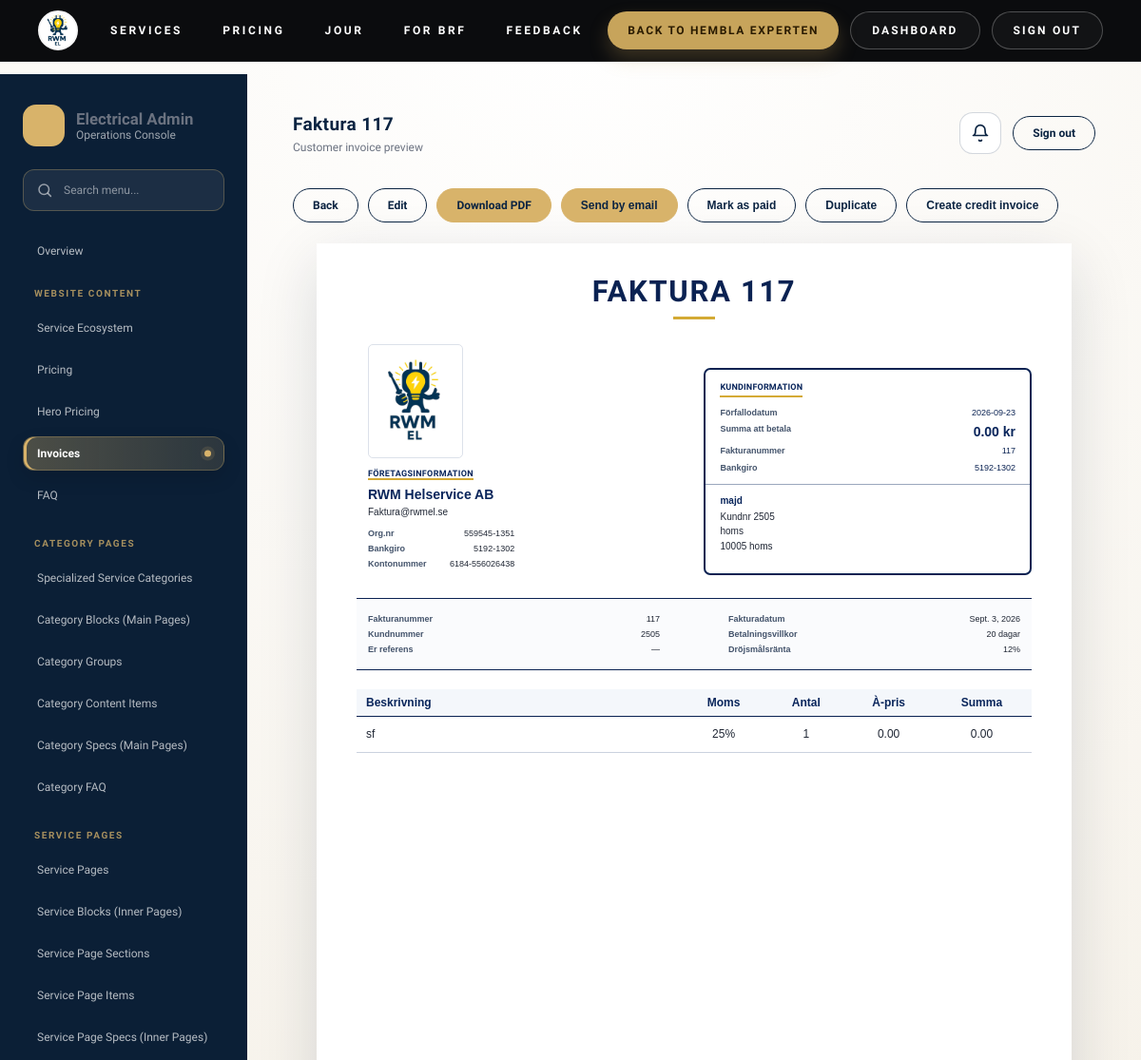
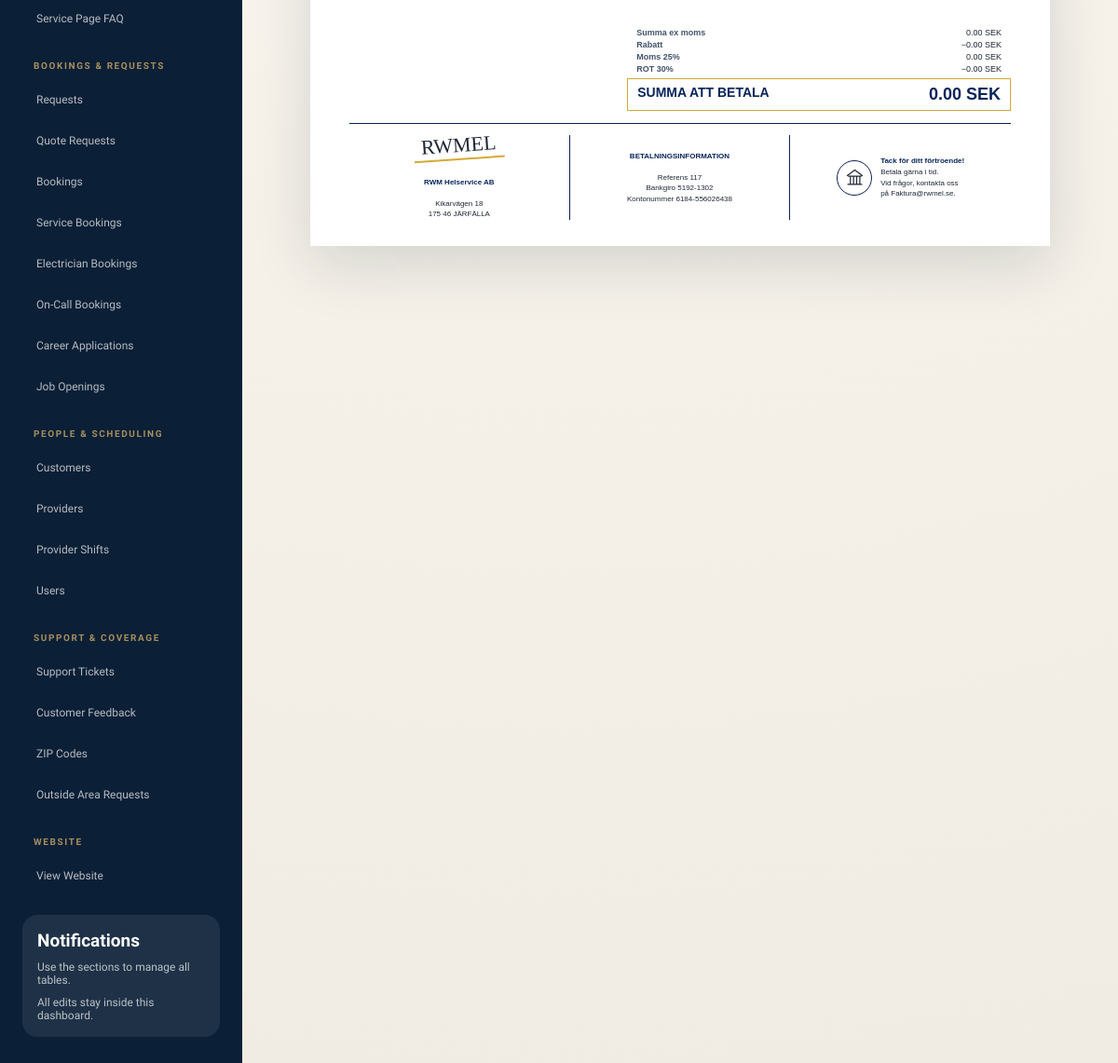
Screenshot of /dashboard/invoices/18/ (signed in) with the database file from the repository (2 pictures, top to bottom).
### electricity/models.py (models this page shows, shortened)
class Invoice(models.Model):
    class InvoiceType(models.TextChoices):
        STANDARD = "standard", "Standard invoice"
        ROT = "rot", "ROT invoice"
        MATERIAL = "material", "Material invoice"
        LABOUR = "labour", "Labour invoice"
        PART = "part", "Part invoice"
        CREDIT = "credit", "Credit invoice"
    class Status(models.TextChoices):
        DRAFT = "draft", "Draft"
        READY = "ready", "Ready to send"
        SENT = "sent", "Sent"
        VIEWED = "viewed", "Viewed"
        PARTIALLY_PAID = "partially_paid", "Partially paid"
        PAID = "paid", "Paid"
        OVERDUE = "overdue", "Overdue"
        CANCELLED = "cancelled", "Cancelled"
        CREDITED = "credited", "Credited"
    customer = models.ForeignKey(CustomerProfile, on_delete=models.PROTECT, related_name="invoices")
    recipient_email = models.EmailField(blank=True)
    invoice_number = models.PositiveIntegerField(unique=True, null=True, blank=True)
    title = models.CharField(max_length=160, default="Faktura")
    invoice_date = models.DateField(default=timezone.localdate)
    due_date = models.DateField(null=True, blank=True)
    payment_terms_days = models.PositiveSmallIntegerField(default=20)
    invoice_type = models.CharField(max_length=20, choices=InvoiceType.choices, default=InvoiceType.STANDARD)
    part_number = models.PositiveSmallIntegerField(null=True, blank=True)
    part_total = models.PositiveSmallIntegerField(null=True, blank=True)
    status = models.CharField(max_length=20, choices=Status.choices, default=Status.DRAFT)
    reference = models.CharField(max_length=120, blank=True)
    work_address = models.CharField(max_length=240, blank=True)
    currency = models.CharField(max_length=10, default="SEK")
    discount_type = models.CharField(
        max_length=12, choices=(("none", "None"), ("fixed", "Fixed amount"), ("percent", "Percentage")), default="none"
    )
    discount_value = models.DecimalField(max_digits=12, decimal_places=2, default=0)
    rot_enabled = models.BooleanField(default=False)
    rot_percent = models.DecimalField(max_digits=5, decimal_places=2, default=30)
    rot_personal_number = models.CharField(max_length=40, blank=True)
    rot_property_designation = models.CharField(max_length=120, blank=True)
    rot_brf_org_number = models.CharField(max_length=40, blank=True)
    rot_apartment_number = models.CharField(max_length=40, blank=True)
    customer_message = models.TextField(blank=True)
    payment_instructions = models.TextField(blank=True, default="Pay to Bankgiro 5192-1302 and state the invoice number.")
    internal_notes = models.TextField(blank=True)
    additional_terms = models.TextField(blank=True)
    rounding = models.DecimalField(max_digits=8, decimal_places=2, default=0)
    amount_paid = models.DecimalField(max_digits=12, decimal_places=2, default=0)
    subtotal_ex_vat = models.DecimalField(max_digits=12, decimal_places=2, default=0)
    discount_total = models.DecimalField(max_digits=12, decimal_places=2, default=0)
    vat_total = models.DecimalField(max_digits=12, decimal_places=2, default=0)
    rot_total = models.DecimalField(max_digits=12, decimal_places=2, default=0)
    total_inc_vat = models.DecimalField(max_digits=12, decimal_places=2, default=0)
    amount_due = models.DecimalField(max_digits=12, decimal_places=2, default=0)
    consultation_booking = models.OneToOneField(
        "ConsultationBooking", null=True, blank=True, on_delete=models.SET_NULL, related_name="invoice"
    )
    service_booking = models.OneToOneField(
        "ServiceBooking", null=True, blank=True, on_delete=models.SET_NULL, related_name="invoice"
    )
    electrician_booking = models.OneToOneField(
        "ElectricianBooking", null=True, blank=True, on_delete=models.SET_NULL, related_name="invoice"
    )
    on_call_booking = models.OneToOneField(
        "OnCallBooking", null=True, blank=True, on_delete=models.SET_NULL, related_name="invoice"
    )
    sent_at = models.DateTimeField(null=True, blank=True)
    created_at = models.DateTimeField(auto_now_add=True)
    updated_at = models.DateTimeField(auto_now=True)
    class Meta:
        ordering = ["-invoice_number"]
    @property
    def invoice_total(self):
        return self.total_inc_vat - self.rot_total + self.rounding
    def recalculate(self, save=True):
        from decimal import Decimal, ROUND_HALF_UP
        rows = list(self.lines.all())
        subtotal = sum((row.total_ex_vat for row in rows), Decimal("0"))
        row_discounts = sum((row.discount_amount for row in rows), Decimal("0"))
        invoice_discount = Decimal("0")
        base_after_rows = subtotal - row_discounts
        if self.discount_type == "fixed":
            invoice_discount = min(self.discount_value, base_after_rows)
        elif self.discount_type == "percent":
            invoice_discount = base_after_rows * self.discount_value / Decimal("100")
        ratio = (base_after_rows - invoice_discount) / base_after_rows if base_after_rows else Decimal("1")
        vat = sum(((row.total_ex_vat - row.discount_amount) * ratio * row.vat_percent / Decimal("100") for row in rows), Decimal("0"))
        total_inc = base_after_rows - invoice_discount + vat
        rot_eligible_inc = sum(
            ((row.total_ex_vat - row.discount_amount) * ratio * (Decimal("1") + row.vat_percent / Decimal("100"))
             for row in rows if row.category == InvoiceLine.Category.LABOUR and row.rot_eligible),
            Decimal("0"),
        )
        rot = rot_eligible_inc * self.rot_percent / Decimal("100") if self.rot_enabled else Decimal("0")
        q = Decimal("0.01")
        self.subtotal_ex_vat = subtotal.quantize(q, ROUND_HALF_UP)
        self.discount_total = (row_discounts + invoice_discount).quantize(q, ROUND_HALF_UP)
        self.vat_total = vat.quantize(q, ROUND_HALF_UP)
        self.total_inc_vat = total_inc.quantize(q, ROUND_HALF_UP)
        self.rot_total = rot.quantize(q, ROUND_HALF_UP)
        self.amount_due = (self.invoice_total - self.amount_paid).quantize(q, ROUND_HALF_UP)
        if save:
            super().save(update_fields=[
                "subtotal_ex_vat", "discount_total", "vat_total", "total_inc_vat",
                "rot_total", "amount_due", "updated_at"
            ])

class CustomerProfile(models.Model):
    class AccountType(models.TextChoices):
        PRIVATE = "private", "Private"
        BUSINESS = "business", "Business"
    user = models.OneToOneField(
        "auth.User", on_delete=models.SET_NULL, related_name="customer_profile", null=True, blank=True
    )
    customer_number = models.PositiveIntegerField(unique=True, null=True, blank=True)
    account_type = models.CharField(max_length=20, choices=AccountType.choices, default=AccountType.PRIVATE)
    full_name = models.CharField(max_length=160)
    email = models.EmailField(blank=True)
    phone = models.CharField(max_length=40, blank=True)
    street_address = models.CharField(max_length=200, blank=True)
    city = models.CharField(max_length=80, blank=True)
    postal_code = models.CharField(max_length=20, blank=True)
    country = models.CharField(max_length=60, default="Germany")
    property_type = models.CharField(max_length=40, blank=True)
    property_designation = models.CharField(max_length=120, blank=True)
    interests = models.JSONField(default=list, blank=True)
    personal_id = models.CharField(max_length=40, blank=True)
    company_name = models.CharField(max_length=160, blank=True)
    organization_number = models.CharField(max_length=40, blank=True)
    company_address = models.CharField(max_length=220, blank=True)
    accepted_terms = models.BooleanField(default=False)
    accepted_privacy = models.BooleanField(default=False)
    marketing_opt_in = models.BooleanField(default=False)
    created_at = models.DateTimeField(auto_now_add=True)
    class Meta:
        ordering = ["-created_at"]

class InvoiceLine(models.Model):
    class Category(models.TextChoices):
        LABOUR = "labour", "Labour"
        MATERIAL = "material", "Material"
        TRANSPORT = "transport", "Transport"
        OTHER = "other", "Other"
    invoice = models.ForeignKey(Invoice, on_delete=models.CASCADE, related_name="lines")
    category = models.CharField(max_length=20, choices=Category.choices, default=Category.LABOUR)
    description = models.TextField()
    quantity = models.DecimalField(max_digits=10, decimal_places=2, default=1)
    unit = models.CharField(max_length=30, default="fixed price")
    unit_price_ex_vat = models.DecimalField(max_digits=12, decimal_places=2, default=0)
    discount_type = models.CharField(
        max_length=12, choices=(("none", "None"), ("fixed", "Fixed amount"), ("percent", "Percentage")), default="none"
    )
    discount_value = models.DecimalField(max_digits=12, decimal_places=2, default=0)
    vat_percent = models.DecimalField(max_digits=5, decimal_places=2, default=25)
    rot_eligible = models.BooleanField(default=False)
    order = models.PositiveIntegerField(default=0)
    class Meta:
        ordering = ["order", "id"]
    @property
    def total_ex_vat(self):
        return self.quantity * self.unit_price_ex_vat
    @property
    def discount_amount(self):
        if self.discount_type == "fixed":
            return min(self.discount_value, self.total_ex_vat)
        if self.discount_type == "percent":
            return self.total_ex_vat * self.discount_value / Decimal("100")
        return Decimal("0")

### electricity/views.py (the view)
# urls.py: path("dashboard/invoices/<int:pk>/", views.dashboard_invoice_detail, name="dashboard_invoice_detail"),
@login_required
def dashboard_invoice_detail(request, pk):
    guard = _dashboard_access_or_redirect(request)
    if guard:
        return guard
    invoice = get_object_or_404(Invoice.objects.select_related("customer").prefetch_related("lines"), pk=pk)
    invoice.recalculate()
    return render(request, "electricity/invoice/detail.html", {"invoice": invoice})

### electricity/templates/electricity/invoice/detail.html (shortened to what this page needs)
{% extends "electricity/dashboard/base.html" %}
{% load static %}
{% block extra_head %}<link rel="stylesheet" href="{% static 'electricity/css/invoice.css' %}">{% endblock %}
{% block page_title %}{{ invoice.title }} {{ invoice.invoice_number }}{% endblock %}
{% block page_subtitle %}Customer invoice preview{% endblock %}
{% block content %}
<div class="invoice-toolbar">
  <a class="dash-btn ghost" href="{% url 'electricity:dashboard_invoices' %}">Back</a>
  <a class="dash-btn ghost" href="{% url 'electricity:dashboard_invoice_edit' invoice.pk %}">Edit</a>
  <a class="dash-btn primary" href="{% url 'electricity:dashboard_invoice_pdf' invoice.pk %}">Download PDF</a>
  <form method="post" action="{% url 'electricity:dashboard_invoice_send' invoice.pk %}">{% csrf_token %}<button class="dash-btn primary" type="submit">Send by email</button></form>
  {% if invoice.status != "paid" %}<form method="post" action="{% url 'electricity:dashboard_invoice_paid' invoice.pk %}">{% csrf_token %}<button class="dash-btn ghost" type="submit">Mark as paid</button></form>{% endif %}
  <form method="post" action="{% url 'electricity:dashboard_invoice_duplicate' invoice.pk %}">{% csrf_token %}<button class="dash-btn ghost" type="submit">Duplicate</button></form>
  {% if invoice.invoice_type != "credit" %}<form method="post" action="{% url 'electricity:dashboard_invoice_credit' invoice.pk %}">{% csrf_token %}<button class="dash-btn ghost" type="submit">Create credit invoice</button></form>{% endif %}
</div>
<article class="invoice-paper">
  <header class="invoice-paper-title">
    <h1>{{ invoice.title|upper }} {{ invoice.invoice_number }}</h1>
    <i></i>
  </header>
  <div class="invoice-party-grid">
    <section class="invoice-company">
      <img src="{% static 'electricity/img/electricity_logo.jpg' %}" alt="RWM EL">
      <h3>FÖRETAGSINFORMATION</h3>
      <strong>RWM Helservice AB</strong>
      <span>Faktura@rwmel.se</span>
      <dl><dt>Org.nr</dt><dd>559545-1351</dd><dt>Bankgiro</dt><dd>5192-1302</dd><dt>Kontonummer</dt><dd>6184-556026438</dd></dl>
    </section>
    <section class="invoice-customer-box">
      <h3>KUNDINFORMATION</h3>
      <dl class="invoice-customer-facts">
        <dt>Förfallodatum</dt><dd>{{ invoice.due_date|date:"Y-m-d" }}</dd>
        <dt>{% if invoice.status == "paid" %}Fakturabelopp{% else %}Summa att betala{% endif %}</dt><dd class="invoice-customer-amount"><strong>{{ invoice.invoice_total|floatformat:2 }} {% if invoice.currency == "SEK" %}kr{% else %}{{ invoice.currency }}{% endif %}</strong></dd>
        <dt>Fakturanummer</dt><dd>{{ invoice.invoice_number }}</dd>
        <dt>Bankgiro</dt><dd>5192-1302</dd>
      </dl>
      <div class="invoice-address">
        <strong>{{ invoice.customer.full_name }}</strong>
        <span>Kundnr {{ invoice.customer.customer_number }}</span>
        <span>{{ invoice.customer.street_address }}</span>
        <span>{{ invoice.customer.postal_code }} {{ invoice.customer.city }}</span>
      </div>
    </section>
  </div>
  <div class="invoice-meta-grid">
    <dl><dt>Fakturanummer</dt><dd>{{ invoice.invoice_number }}</dd><dt>Kundnummer</dt><dd>{{ invoice.customer.customer_number }}</dd><dt>Er referens</dt><dd>{{ invoice.reference|default:"—" }}</dd></dl>
    <dl><dt>Fakturadatum</dt><dd>{{ invoice.invoice_date }}</dd><dt>Betalningsvillkor</dt><dd>{{ invoice.payment_terms_days }} dagar</dd><dt>Dröjsmålsränta</dt><dd>12%</dd></dl>
  </div>
  <table class="invoice-items">
    <thead><tr><th>Beskrivning</th><th>Moms</th><th>Antal</th><th>À-pris</th><th>Summa</th></tr></thead>
    <tbody>{% for line in invoice.lines.all %}<tr><td>{{ line.description|linebreaksbr }}</td><td>{{ line.vat_percent|floatformat:-2 }}%</td><td>{{ line.quantity|floatformat:-2 }}</td><td>{{ line.unit_price_ex_vat|floatformat:2 }}</td><td>{{ line.total_ex_vat|floatformat:2 }}</td></tr>{% endfor %}</tbody>
  </table>
  <div class="invoice-bottom">
  <div class="invoice-summary">
    <dl>
      <dt>Summa ex moms</dt><dd>{{ invoice.subtotal_ex_vat|floatformat:2 }} {{ invoice.currency }}</dd>
      <dt>Rabatt</dt><dd>−{{ invoice.discount_total|floatformat:2 }} {{ invoice.currency }}</dd>
      <dt>Moms 25%</dt><dd>{{ invoice.vat_total|floatformat:2 }} {{ invoice.currency }}</dd>
      <dt>ROT 30%</dt><dd>−{{ invoice.rot_total|floatformat:2 }} {{ invoice.currency }}</dd>
    </dl>
    <div class="invoice-pay-total"><strong>{% if invoice.status == "paid" %}FAKTURABELOPP{% else %}SUMMA ATT BETALA{% endif %}</strong><strong>{{ invoice.invoice_total|floatformat:2 }} {{ invoice.currency }}</strong></div>
  </div>
  <footer class="invoice-footer">
    <div><b class="invoice-signature">RWMEL</b><br><strong>RWM Helservice AB</strong><br>Kikarvägen 18<br>175 46 JÄRFÄLLA</div>
    <div><strong>BETALNINGSINFORMATION</strong><br>Referens {{ invoice.invoice_number }}<br>Bankgiro 5192-1302<br>Kontonummer 6184-556026438</div>
    <div class="invoice-thanks">
      <span aria-hidden="true">
        <svg viewBox="0 0 40 40" role="img">
          <path d="M8 17 20 8l12 9M10 18h20M13 18v12m5-12v12m5-12v12m5-12v12M9 31h22"/>
        </svg>
      </span>
      <p><strong>Tack för ditt förtroende!</strong><br>Betala gärna i tid.<br>Vid frågor, kontakta oss<br>på Faktura@rwmel.se.</p>
    </div>
  </footer>
  </div>
</article>
{% endblock %}

### rows the page displays
Invoice: title "Faktura", invoice_number "117", title "FAKTURA", due_date "2026-09-23", invoice_total "0.00", customer.full_name "majd", customer.customer_number "2505", customer.street_address "homs", customer.postal_code "10005", customer.city "homs", reference "—", invoice_date "Sept. 3, 2026", payment_terms_days "20", subtotal_ex_vat "0.00", currency "SEK", discount_total "0.00", vat_total "0.00", rot_total "0.00"
InvoiceLine: description "sf", vat_percent "25", quantity "1", unit_price_ex_vat "0.00", total_ex_vat "0.00"
